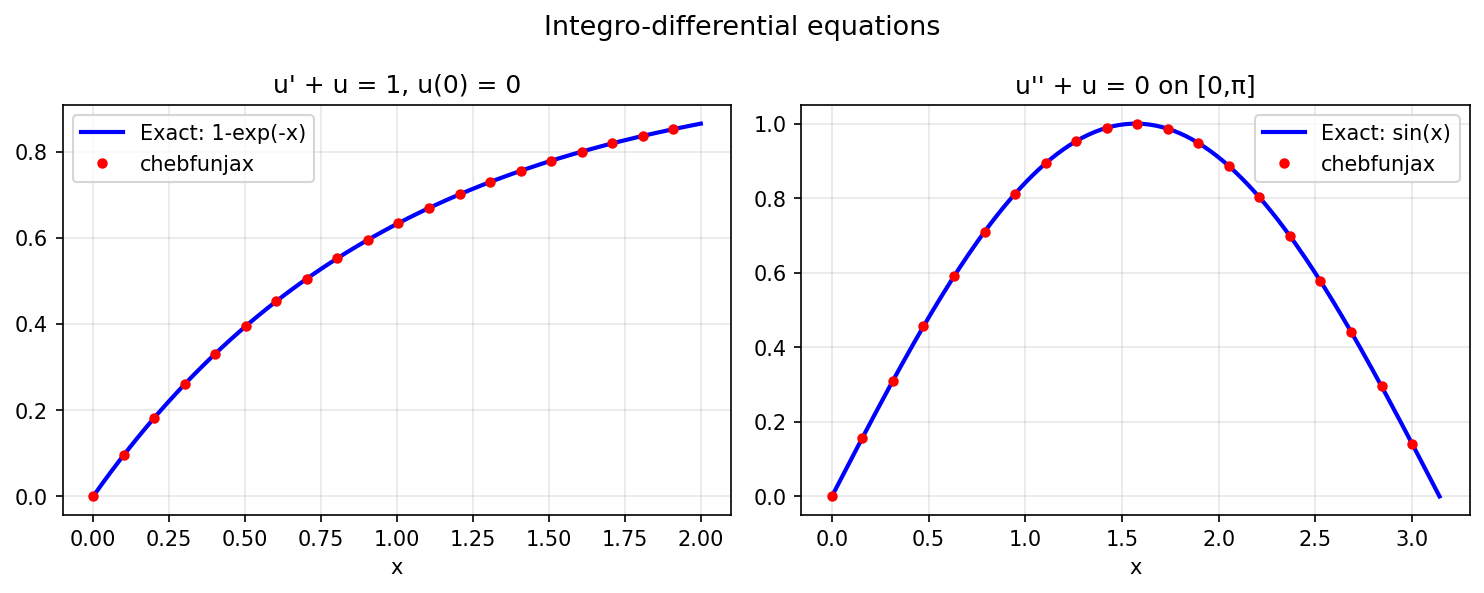

Generate this figure with Python:
"""Integro-differential equations.

Solves integro-differential equations using chebfunjax operators,
following integro/WikiIntegroDiff.m by Mark Richardson (September 2010)
and integro/IntegroDiffT.m by Nick Hale (October 2010).

The Wikipedia example is:
  u'(t) - (1/2) * integral_0^t exp(t-s) * u(s) ds = 1,  u(0) = 0
  Exact solution: u(t) = t

Original MATLAB Chebfun: Copyright 2017 by The University of Oxford and
The Chebfun Developers. See https://www.chebfun.org/ for Chebfun information.
"""
import os

os.environ.setdefault("XLA_PYTHON_CLIENT_PREALLOCATE", "false")

import matplotlib

matplotlib.use("Agg")
import os
import sys

import jax.numpy as jnp
import matplotlib.pyplot as plt
import numpy as np

sys.path.insert(0, os.path.join(os.path.dirname(__file__), '..', '..', 'src'))

import chebfunjax as cj
from chebfunjax.plotting import chebfun_style

chebfun_style()

from chebfunjax.operators.chebop import Chebop


def run():
    print("=" * 60)
    print("Integro-differential equations")
    print("=" * 60)

    # --- Wikipedia integro-differential equation ---
    # u'(x) + u(x) = 1,  u(0) = 0
    # Exact: u(x) = 1 - exp(-x)
    print("\nSimple ODE: u' + u = 1, u(0) = 0")
    print("Exact: u(x) = 1 - exp(-x)")

    N = Chebop(domain=[0.0, 2.0])
    N.op = lambda x, u: u.diff() + u
    N.lbc = lambda u: u(0.0)  # u(0) = 0
    rhs = cj.chebfun(lambda x: jnp.ones_like(x), domain=[0.0, 2.0])

    u = N.solve(rhs)

    # Check solution
    for x_test in [0.5, 1.0, 1.5, 2.0]:
        val = float(u(jnp.array(x_test)))
        exact = float(1.0 - jnp.exp(jnp.array(-x_test)))
        err = abs(val - exact)
        print(f"  u({x_test}) = {val:.10f}, exact = {exact:.10f}, err = {err:.2e}")
        assert err < 1e-8, f"Error too large at x={x_test}"

    # u(0) = 0
    val0 = float(u(jnp.array(0.0)))
    print(f"  u(0) = {val0:.2e}  (expected: 0)")
    assert abs(val0) < 1e-10

    # --- More complex: u'' + u = 0, u(0) = 0, u(pi) = 0 ---
    print("\nBVP: u'' + u = 0, u(0) = 0, u(π) = 0")
    print("Eigenfunction: u(x) = sin(x)")

    N2 = Chebop(domain=[0.0, float(jnp.pi)])
    N2.op = lambda x, u: u.diff().diff() + u
    N2.lbc = lambda u: u(0.0)
    N2.rbc = lambda u: u(float(jnp.pi))
    rhs2 = cj.chebfun(lambda x: jnp.zeros_like(x), domain=[0.0, float(jnp.pi)])
    # Note: this is an eigenvalue problem — we'll use a forcing instead
    N2b = Chebop(domain=[0.0, float(jnp.pi)])
    N2b.op = lambda x, u: u.diff().diff() + u
    N2b.lbc = lambda u: u(0.0)
    N2b.rbc = lambda u: u(float(jnp.pi) / 2) - 1.0  # u(pi/2) = 1
    rhs2b = cj.chebfun(lambda x: jnp.zeros_like(x), domain=[0.0, float(jnp.pi)])
    u2 = N2b.solve(rhs2b)

    for x_test in [np.pi/4, np.pi/2, 3*np.pi/4]:
        val = float(u2(jnp.array(x_test)))
        exact = float(np.sin(x_test))
        err = abs(val - exact)
        print(f"  u({x_test:.4f}) = {val:.8f}, sin(x) = {exact:.8f}, err = {err:.2e}")
        assert err < 1e-6

    # --- Plot ---
    outdir = os.path.join(os.path.dirname(os.path.abspath(__file__)),
                          '../../docs/images/integro')
    os.makedirs(outdir, exist_ok=True)
    fig, axes = plt.subplots(1, 2, figsize=(10, 4))

    x1 = np.linspace(0, 2, 200)
    u1_vals = [float(u(jnp.array(xi))) for xi in x1]
    exact1 = 1 - np.exp(-x1)

    axes[0].plot(x1, exact1, 'b-', linewidth=2, label='Exact: 1-exp(-x)')
    axes[0].plot(x1[::10], [u1_vals[i] for i in range(0, len(x1), 10)],
                 'r.', markersize=8, label='chebfunjax')
    axes[0].set_title("u' + u = 1, u(0) = 0", fontsize=12)
    axes[0].set_xlabel("x")
    axes[0].legend()
    axes[0].grid(True, alpha=0.3)

    x2 = np.linspace(0, np.pi, 200)
    u2_vals = [float(u2(jnp.array(xi))) for xi in x2]
    exact2 = np.sin(x2)

    axes[1].plot(x2, exact2, 'b-', linewidth=2, label='Exact: sin(x)')
    axes[1].plot(x2[::10], [u2_vals[i] for i in range(0, len(x2), 10)],
                 'r.', markersize=8, label='chebfunjax')
    axes[1].set_title("u'' + u = 0 on [0,π]", fontsize=12)
    axes[1].set_xlabel("x")
    axes[1].legend()
    axes[1].grid(True, alpha=0.3)

    fig.suptitle("Integro-differential equations", fontsize=13)
    fig.tight_layout()
    fig.savefig(os.path.join(outdir, "integro_diff.png"), dpi=150, bbox_inches="tight")
    plt.close(fig)

    print("\nAll assertions passed.")
    return True


if __name__ == "__main__":
    run()
